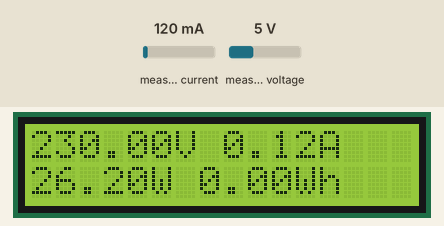
Recording of a sketch running on a simulated ESP8266 (NodeMCU). Parts: 16×2 character LCD. The test bench sets the inputs (shaded band); at power-on: measured current 120 mA, measured voltage 5 V. WiFi joins after 1.5 s; servers stay silent unless stated; the local clock reads 2024-03-15 10:24:30 at power-on unless the sketch sets it; what the sketch prints to the serial monitor is not drawn.

Above: at 6.6 s.
6.7 s: measured current set to 500 mA
At 7.8 s:
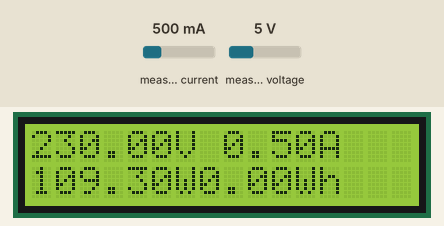
9.7 s: measured voltage set to 0.3 V
At 11.1 s:
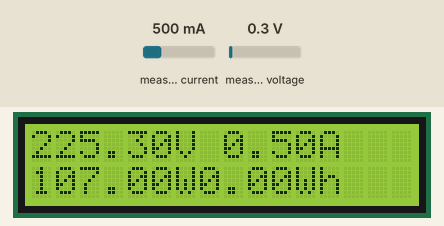
11.5 s: measured current set to 40 mA
At 12.9 s:
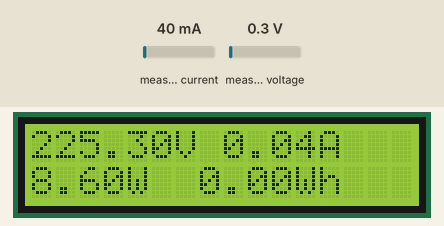
13.2 s: measured voltage set to 3.8 V
At 14.6 s:
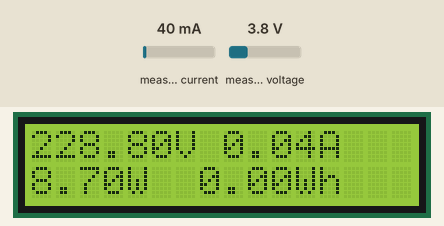
Timing chart, 0 to 15.9 s (numbered marks = the images above; inputs shaded):
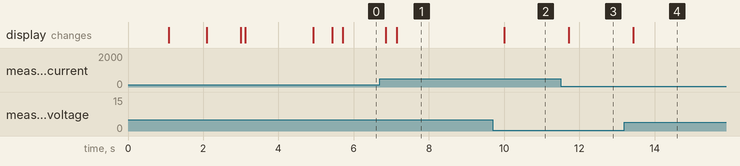

The sketch:

PZEM004T_LCD_RTC_ESP_Blynk_v1.ino
```cpp
/*CABEÇALHO DE IDENTIFICAÇÃO AUTORAL
 * Autor: Gerson E O Sena
 * Projeto: Medidor Datalogger de Energia Elétrica OpenSource com NodeMCU Lolin
 * Data: 2018
 * Local: Unipampa, Alegrete, RS, Brasil
 * Contribuições: Comunidade OpenSource, desenvolvedores, autores de artigos WEB.
 * REFERÊNCIAS: Comentadas ao final do Código
 * ---------------------------------------------------------------------------------------------------------------
 * IMPORTANTE: Esta versão apresentou problemas com o barramento SPI (SD Card),
 * inviabilizando a gravações in locco de arquivos de logging.
 * Não se sabe se são problemas de conflitos de hardware ou bliblioteca (nativa Arduino),
 * sendo que outras questões foram testadas diversas vezes, sem sucesso. Desconfiava-se
 * da tensão de alimentação, inclusive, mas como o módulo tinha a opção de 3,3V e
 * mesmo assim o erro persistiu, este bloco (SD Card) foi descontinuado.
 * Com isso o relógio RTC voltou a funcionar assim como foi possível adicionar o LCD,
 * ambos não funcionais na presenta do módulo SD Card.
 *
 * A solução de relógio NTP do próprio Blynk foi testada enquanto isso (julgava-se ser problema
 * no RTC) e mostrou-se funcional. Nesta versão de código ela será usada para ajustar o
 * RTC quando este perder a memória por algum motivo (carga da bateria e estando desligado).
 * Mas tanto o RTC quando o NTP são blocos que podem ser removidos sem prejuízo algum das
 * funções pensadas para este sistema
 */

/*==================================================================================================================
 * INCLUSÃO DAS BIBLIOTECAS NECESSÁRIAS
 *
 */
#include <PZEM004T.h>               //Biblioteca exclusiva do PZEM004T escrita para Arduino
//#include <SD.h>                     //Biblioteca de comunicação com o cartão SD nativa
#include <Wire.h>                   //Biblioteca de comunicação I2C nativa
#include "RTClib.h"                 //Biblioteca de comunidação RTC que funcionou com Arduino/ ESP
#include <ESP8266WiFi.h>            //Biblioteca nativa do ESP para conexões WiFi
#include <BlynkSimpleEsp8266.h>     //Biblioteca de configuração do MQTT Blynk sobre ESP8266
#include <LiquidCrystal_PCF8574.h>  //Bilblioteca usada no módulo PCF8574T

#include <TimeLib.h>
#include <WidgetRTC.h>

/* Comentar esta linha para desabilitar debug SerialMonitor e economia de espaço memória */
#define BLYNK_PRINT Serial

/*Comunicação I2C: RTC, PCF8574.
* Ver http://playground.arduino.cc/Main/I2cScanner
* Deve-se usar o código acima para identificar os endereço I2C
 * D1 (05) = SCL
 * D2 (04) = SDA
 * Endereços scaneados:
 * 0x3F = LCD Display
 * 0x57 = EEPROM RTC DS3231
 * 0x68 = PCF8574

* Comunicação SPI: SD Card
 * D8 (15) = CS
 * D7 (13) = MOSI
 * D6 (12) = SCK
 * D5 (14) = MISO
 */


/*==================================================================================================================
 * DEFINIÇÃO DAS VARIÁVEIS GLOBAIS
 */
//RTC
//RTC_Millis rtc;               // Cria o objeto rtc - lib testada e funcional, precisa mudar código (ver exemplos)
RTC_DS3231 rtc;               // Cria o objeto rtc associado ao chip DS3231
String loggEvent, date, hr = "";


//LCD
LiquidCrystal_PCF8574 lcd(0x3F); //Seta o endereço do LCD para 0x3F
int error = 0;


//SD


//PZEM
PZEM004T pzem(0, 2);          // D3 (GPIO00) = RX (recebe TX do PZEM), D4 (GPIO02) = TX (recebe RX do Pzem pelo Q 2N2907)
IPAddress ip(192,168,1,1);    // IP de comunicação do PZEM. Inicializa a comunicação com o módulo
bool pzemrdy = false;         // Variável tipo bolean para identificar se a comunicação com o ESP teve sucesso
float v, i, p, e, maior, menor, x, y, z = 0; // Variáveis para armazenar e tratar leituras do PZEM


//BLYNK
/* Inserir o "Auth Token" obtido no Blynk App. Vá até "Project Settings" (ícone parafuso),
 *  entre "" a seguir.
 *  É enviado ao e-mail cadastrado ou pode ser copiado para área transferência SmartPhone.
 *  WiFi: Fazer o NodeMCU Lolin conectado na Rede,
 *  SSID e Senha devem ser escritos entre respectivas "" a seguir.
*/
char auth[] = "e05a2d366f984181a1ad6306d59a90d1";

char ssid[] = "REDETESTE";
char pass[] = "SENHARED";

float voltage_blynk = 0;
float current_blynk = 0;
float power_blynk = 0;
float energy_blynk = 0;

unsigned long lastMillis = 0; // Armazenar a base de tempo para cada transmissão o CloudServer Blynk

//NTP
BlynkTimer timer;
WidgetRTC rtc2;

//OTHERS
unsigned long timerun, prun = 0; // Usado para contar o tempo completo de cada ciclo de loop

/*==================================================================================================================
 * SETUP, INICIALIZAÇÃO DAS VARIÁVEIS, FUNÇÕES E BIBLIOTECAS
 */

void setup() {
timerun = millis();

Serial.begin(115200);

//LCD
Serial.println("LCD...");

  while (!Serial);
    Serial.println("Checking LCD...");
    Wire.begin(4,5);
    Wire.beginTransmission(0x3F);   //Testa o endereço de comunicação
    error = Wire.endTransmission(); //Armazena o retorno do teste
      Serial.print("LCD Status (erro): ");      //Imprime o
      Serial.print(error);                      //erro retornado

      if (error == 0) {                 //Se o erro = 0, ok
        lcd.setBacklight(255);                  //Liga backlight do LCD máximo brilho
        Serial.println(": LCD found.");
          lcd.clear();
          lcd.print("LCD found.");
        delay(1000);
        }
        else {                          //Se o erro = (1 a 4), problema de comunicação
          Serial.println(": LCD not found.");
          }

lcd.begin(16, 2);     //Inicializa o LCD 16x2

//RTC
if (!rtc.begin()) {
    Serial.println("Couldn't find RTC");
    lcd.clear();
        lcd.print("Not find RTC");
    while (1);
  }
  else {
    Serial.println("Could find RTC!");
    lcd.clear();
        lcd.print("RTC found!");
        delay(1000);
  }

  if (rtc.lostPower()) {
    Serial.println("RTC lost power, lets set the time!");
    lcd.clear();
    lcd.setCursor(0,0);
        lcd.print("RTC pwr LOST");
        delay(1000);
    // following line sets the RTC to the date & time this sketch was compiled
    rtc.adjust(DateTime(F(__DATE__), F(__TIME__)));
    lcd.setCursor(0,1);
        lcd.print("System Adj...");
        delay(1000);
    // This line sets the RTC with an explicit date & time, for example to set
    // January 21, 2014 at 3am you would call:
    // rtc.adjust(DateTime(2014, 1, 21, 3, 0, 0));
    // lcd.setCursor(0,1);
    //    lcd.print("Manual Adj...");
    // This line sets the RTC with an NTP date & time:
    // rtc.adjust(DateTime(year(), month(), (day()), (hour()), minute(), second()));
    // lcd.setCursor(0,1);
    //    lcd.print("NTP Time Adj...");
  }

//SD


//PZEM
  while (!pzemrdy) {                            // Testa e força a comunicação com o PZEM
      Serial.println("Connecting to PZEM...");
      pzemrdy = pzem.setAddress(ip);
        lcd.setBacklight(255);                  //Liga backlight do LCD máximo brilho
        lcd.setCursor(0,0);                     //Indica posição escrever status
        lcd.print("Connecting PZEM");           //Imprime status LCD
        delay(900);                             //Aguarda
        lcd.clear();                            //Limpa tela LCD
        lcd.setBacklight(0);                    //Desliga backlight LCD
      delay(100);
   }


//BLYNK
  Serial.println("Blink begin...");
  lcd.setBacklight(255);                        //Liga backlight do LCD máximo brilho
    lcd.setCursor(0,0);                           //Indica posição escrever status
        lcd.print("Blynk begin...");            //Imprime Blynk tentando conexão...
  Blynk.begin(auth, ssid, pass);                  //Faz a conexão com o Blynk
  Serial.println("Blink begin OK");
    lcd.setCursor(0,1);
        lcd.print("Blynk OK!");                 //Imprime Sucesso na conexão...
  delay(500);
  lcd.setBacklight(0);                          //Liga backlight do LCD máximo brilho

//NTP
timer.setInterval(5000L, clockDisplay);

}


/*==================================================================================================================
 * LAÇO DE EXECUÇÃO DAS ROTINAS
 */
void loop() {
//LCD


//RTC
DateTime now = rtc.now();

    loggEvent = String(now.year(), DEC) + "/" + String(now.month(), DEC) + "/" + String(now.day(), DEC) + ";"
    + String(now.hour(), DEC) + ":" + String(now.minute(), DEC) + ":" + String(now.second(), DEC);

//SD


//PZEM


//BLYNK
  Blynk.run();
  Serial.println("Blink run...");
  //NTP
  timer.run();
  Serial.println("timer run...");


//PZEM
/* Tratamento de valores espúrios (a lib do PZEM foi escrita para arquitetura AVR, não ESP
 *  Armazena 3 valores em sequência e prepara para comparação/ limpeza de valores espúrios
 */
//Leitura Tensão para Testar FALTA
x = pzem.voltage(ip); y = pzem.voltage(ip); z = pzem.voltage(ip);
maior = x; menor = x;
  /*
   * LAÇO CONDICIONAL PRINCIPAL
   */
  if (x < 0.0 && y < 0.0 && z < 0.0) {      // Laço que identifica e confirma falta de energia x = y = z = -1 do PZEM
    v = 0.0; i = 0.0; p = 0.0; e = 0.0;     // Zera todos os valores para não 'printar' código '-1'
    Serial.print(v); Serial.println("V FALTA");

    //RTC
    date = String(now.year(), DEC) + "/" + String(now.month(), DEC) + "/" + String(now.day(), DEC);
    hr = String(now.hour(), DEC) + ":" + String(now.minute(), DEC) + ":" + String(now.second(), DEC);

    //LCD
    lcd.setBacklight(255);
    lcd.clear();
      lcd.setCursor(0,0); lcd.print("FALTA_V");
      lcd.setCursor(8,0); lcd.print(hr);
      lcd.setCursor(0,1); lcd.print(date);

    //SD


    //BLYNK
      voltage_blynk = 1.00;                   // TENDO DIFICULDADES PARA MOSTRAR VALOR 0.0 NO BLYNK...
      current_blynk = 1.00;
      power_blynk = 1.00;

    if (millis() - lastMillis > 5000) {       // 06/05/18... testar isso aqui...
       lastMillis = millis();
       Blynk.virtualWrite(V0, voltage_blynk); // Envia o valor de tensão para o VirtualPin V0
       Blynk.virtualWrite(V1, current_blynk); // ... VirtualPin V1
       Blynk.virtualWrite(V2, power_blynk);   // ... VirtualPin V2
       Blynk.virtualWrite(V3, energy_blynk);  // ... VirtualPin V3
    }
  }
    else {                                    // Leitura de valores PZEM em Regime (sem FALTA)
    espurgov(pzem.voltage(ip), pzem.voltage(ip), pzem.voltage(ip));
    espurgoi(pzem.current(ip), pzem.current(ip), pzem.current(ip));
    espurgop(pzem.power(ip), pzem.power(ip), pzem.power(ip));
    espurgoe(pzem.energy(ip), pzem.energy(ip), pzem.energy(ip));

      //RTC Serial Monitor
      Serial.print(now.year(), DEC); Serial.print('/'); Serial.print(now.month(), DEC); Serial.print('/'); Serial.print(now.day(), DEC);
      Serial.print(" - ");
      Serial.print(now.hour(), DEC); Serial.print(':'); Serial.print(now.minute(), DEC); Serial.print(':'); Serial.print(now.second(), DEC);
      Serial.print("; ");

      //PZEM Serial Monitor
      Serial.print(v);Serial.print("V; ");
      Serial.print(i);Serial.print("A; ");
      Serial.print(p);Serial.print("W; ");
      Serial.print(e);Serial.println("Wh; ");

      //LCD
      lcd.setBacklight(255);
      lcd.clear();
      lcd.setCursor(0,0);
      lcd.print(v); lcd.print("V");
      lcd.setCursor(8,0);
      lcd.print(i); lcd.print("A");
      lcd.setCursor(0,1);
      lcd.print(p); lcd.print("W");
      lcd.setCursor(7,1);
      lcd.print(e); lcd.print("Wh");

      //SD

      //BLYNK
      //Publica (publisher) no servidor a cada 10s (10000 milliseconds). Mudar o valor altera o intervalo.
      if (millis() - lastMillis > 5000) {
        lastMillis = millis();
          Blynk.virtualWrite(V0, voltage_blynk); // Envia o valor de tensão para o VirtualPin V0
          Blynk.virtualWrite(V1, current_blynk); // ... VirtualPin V1
          Blynk.virtualWrite(V2, power_blynk);   // ... VirtualPin V2
          Blynk.virtualWrite(V3, energy_blynk);  // ... VirtualPin V3
      }
    }//else

prun = (millis() - timerun)/1000;
Serial.print(prun); Serial.println("s ");

}//loop
/*==================================================================================================================
 * BLOCO DE FUNÇÕES UTILIZADAS
 * Funções de espurdo dados quebrados
 */
// Leitura e Tratamento dos valores de Tensão
void *espurgov(float x, float y, float z){
  float maior = x; float menor = x;
      if (y > menor){
        menor = y;
        }
        else {
          menor = 0.0;
        }
        if (y > maior && y >= 0.0){
          maior = y;
          }
          if (z > menor){
            menor = z;
            }
          else {
            menor = 0.0;
            }
            if (z > maior && z >= 0.0){
              maior = z;
              }
      v = maior;
      voltage_blynk = v;
}

// Leitura e Tratamento dos valores de Corrente
void *espurgoi(float x, float y, float z){
  float maior = x; float menor = x;
      if (y > menor){
        menor = y;
        }
        else {
          menor = 0.0;
        }
        if (y > maior && y >= 0.0){
          maior = y;
          }
          if (z > menor){
            menor = z;
            }
          else {
            menor = 0.0;
            }
            if (z > maior && z >= 0.0){
              maior = z;
              }
      i = maior;
      current_blynk = i;
}

// Leitura e Tratamento dos valores de Potência Instantânea
void *espurgop(float x, float y, float z){
  float maior = x; float menor = x;
      if (y > menor){
        menor = y;
        }
        else {
          menor = 0.0;
        }
        if (y > maior && y >= 0.0){
          maior = y;
          }
          if (z > menor){
            menor = z;
            }
          else {
            menor = 0.0;
            }
            if (z > maior && z >= 0.0){
              maior = z;
              }
      p = maior;
      power_blynk = p;
}

// Leitura e Tratamento dos valores de Energia Consumida
void *espurgoe(float x, float y, float z){
  float maior = x; float menor = x;
      if (y > menor){
        menor = y;
        }
        else {
          menor = 0.0;
        }
        if (y > maior && y >= 0.0){
          maior = y;
          }
          if (z > menor){
            menor = z;
            }
          else {
            menor = 0.0;
            }
            if (z > maior && z >= 0.0){
              maior = z;
              }
      e = maior;
      energy_blynk = e;
}

void clockDisplay(){
  // You can call hour(), minute(), ... at any time
  // Please see Time library examples for details

  String currentTime = String(hour()) + ":" + minute() + ":" + second();
  String currentDate = String(day()) + " " + month() + " " + year();
  Serial.print("Current time: ");
  Serial.print(currentTime);
  Serial.print(" ");
  Serial.print(currentDate);
  Serial.println();

  // Send time to the App
  Blynk.virtualWrite(V5, currentTime);
  // Send date to the App
  Blynk.virtualWrite(V6, currentDate);
}

/*REFERÊNCIAS
 * Todas as referências foram pontos de partida do projeto. Várias delas
 * não funcionaram a contento precisando consultar diversas outras fontes
 * a fim de verificar os erros de configuração, pinagens, integração de
 * módulos e bibliotecas, conflitos diversos e funcionamento do próprio
 * hardwere.
 *************************************************************

 * Blynk: versão 2.20.2, Server: Blynk Cloud
  Download latest Blynk library here:
    https://github.com/blynkkk/blynk-library/releases/latest

  Blynk is a platform with iOS and Android apps to control
  Arduino, Raspberry Pi and the likes over the Internet.
  You can easily build graphic interfaces for all your
  projects by simply dragging and dropping widgets.

    Downloads, docs, tutorials: http://www.blynk.cc
    Sketch generator:           http://examples.blynk.cc
    Blynk community:            http://community.blynk.cc
    Follow us:                  http://www.fb.com/blynkapp
                                http://twitter.com/blynk_app

  Blynk library is licensed under MIT license
  This example code is in public domain.

  Examples blynk virtual data :
          https://examples.blynk.cc/?board=ESP8266&shield=ESP8266%20WiFi&example=GettingStarted%2FVirtualPinWrite

          Blynk Github:
          https://github.com/blynkkk/blynk-library/blob/master/examples/Boards_WiFi/ESP8266_Standalone/ESP8266_Standalone.ino

  FULL material for this job (portuguese):
  GITHub: https://github.com/gersonsena/NodeMCULolin_PZEM004t_Meter

 *************************************************************
  * ESP8266: NodeMCU Lolin (v3)
  This example runs directly on ESP8266 chip.

  Note: This requires ESP8266 support package:
    https://github.com/esp8266/Arduino

  Please be sure to select the right ESP8266 module
  in the Tools -> Board menu!

  Change WiFi ssid, pass, and Blynk auth token to run :)
  Feel free to apply it to any other example. It's simple!

  SoftwareSerial for esp8266:
  https://github.com/plerup/espsoftwareserial

 *************************************************************
  * PZEM-004T
  Complete Tutorial English:
  http://pdacontrolen.com/meter-pzem-004-esp8266-platform-iot-blynk-app/

  PZEM004T library for olehs:
  https://github.com/olehs/PZEM004T

 */
```

Measured:
- after the input at 6.7 s, the display: first changes after 0.16 s (image 1 shows a later state)
- after the input at 9.7 s, the display: changes after 0.31 s (image 2)
- after the input at 11.5 s, the display: changes after 0.23 s (image 3)
- after the input at 13.2 s, the display: changes after 0.23 s (image 4)
